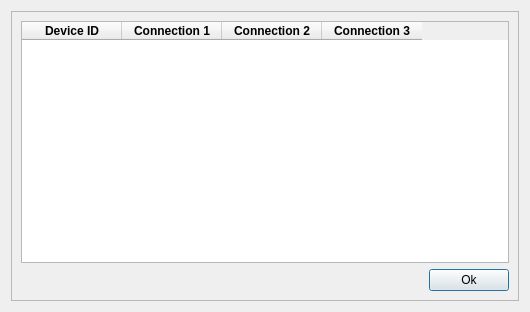
<?xml version="1.0" encoding="UTF-8"?>
<ui version="4.0">
 <class>dev_state_dialog</class>
 <widget class="QDialog" name="dev_state_dialog">
  <property name="geometry">
   <rect>
    <x>0</x>
    <y>0</y>
    <width>530</width>
    <height>312</height>
   </rect>
  </property>
  <property name="windowTitle">
   <string>Device State</string>
  </property>
  <layout class="QGridLayout" name="gridLayout">
   <item row="0" column="0">
    <widget class="QFrame" name="frame">
     <property name="frameShape">
      <enum>QFrame::StyledPanel</enum>
     </property>
     <property name="frameShadow">
      <enum>QFrame::Raised</enum>
     </property>
     <layout class="QGridLayout" name="gridLayout_2">
      <item row="1" column="0">
       <spacer name="horizontalSpacer">
        <property name="orientation">
         <enum>Qt::Horizontal</enum>
        </property>
        <property name="sizeHint" stdset="0">
         <size>
          <width>406</width>
          <height>20</height>
         </size>
        </property>
       </spacer>
      </item>
      <item row="1" column="1">
       <layout class="QHBoxLayout" name="horizontalLayout">
        <item>
         <widget class="QPushButton" name="btn_ok">
          <property name="text">
           <string>Ok</string>
          </property>
         </widget>
        </item>
       </layout>
      </item>
      <item row="0" column="0" colspan="2">
       <widget class="QTableWidget" name="tbl_states">
        <column>
         <property name="text">
          <string>Device ID</string>
         </property>
         <property name="font">
          <font>
           <weight>75</weight>
           <bold>true</bold>
          </font>
         </property>
        </column>
        <column>
         <property name="text">
          <string>Connection 1</string>
         </property>
         <property name="font">
          <font>
           <weight>75</weight>
           <bold>true</bold>
          </font>
         </property>
        </column>
        <column>
         <property name="text">
          <string>Connection 2</string>
         </property>
         <property name="font">
          <font>
           <weight>75</weight>
           <bold>true</bold>
          </font>
         </property>
        </column>
        <column>
         <property name="text">
          <string>Connection 3</string>
         </property>
         <property name="font">
          <font>
           <weight>75</weight>
           <bold>true</bold>
          </font>
         </property>
        </column>
       </widget>
      </item>
     </layout>
    </widget>
   </item>
  </layout>
 </widget>
 <resources/>
 <connections/>
</ui>
